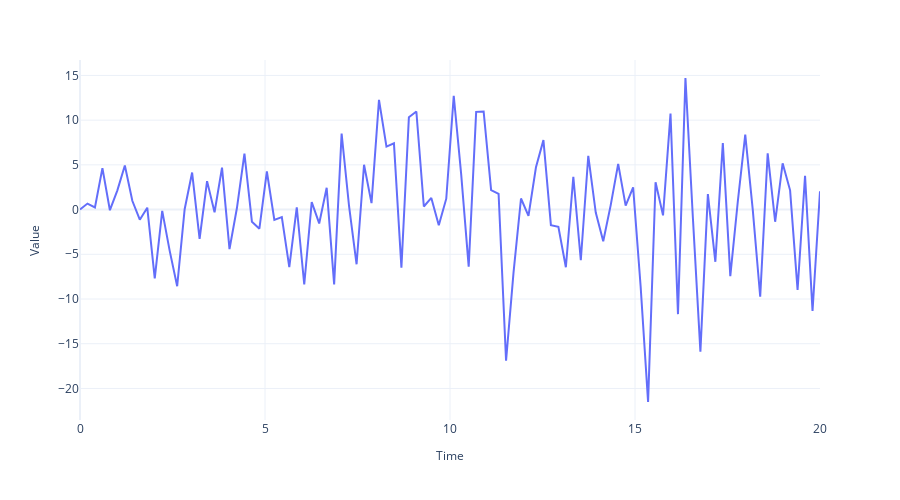

The code cell stored with this chart in its notebook:
### Code cell
fig = plot_time_series(regular_time_samples, 
                 sinusoidal_samples+noise, 
                 "")
fig.write_image("imgs/chapter_1/non_stationary_sinusoidal.png")
fig.show()
